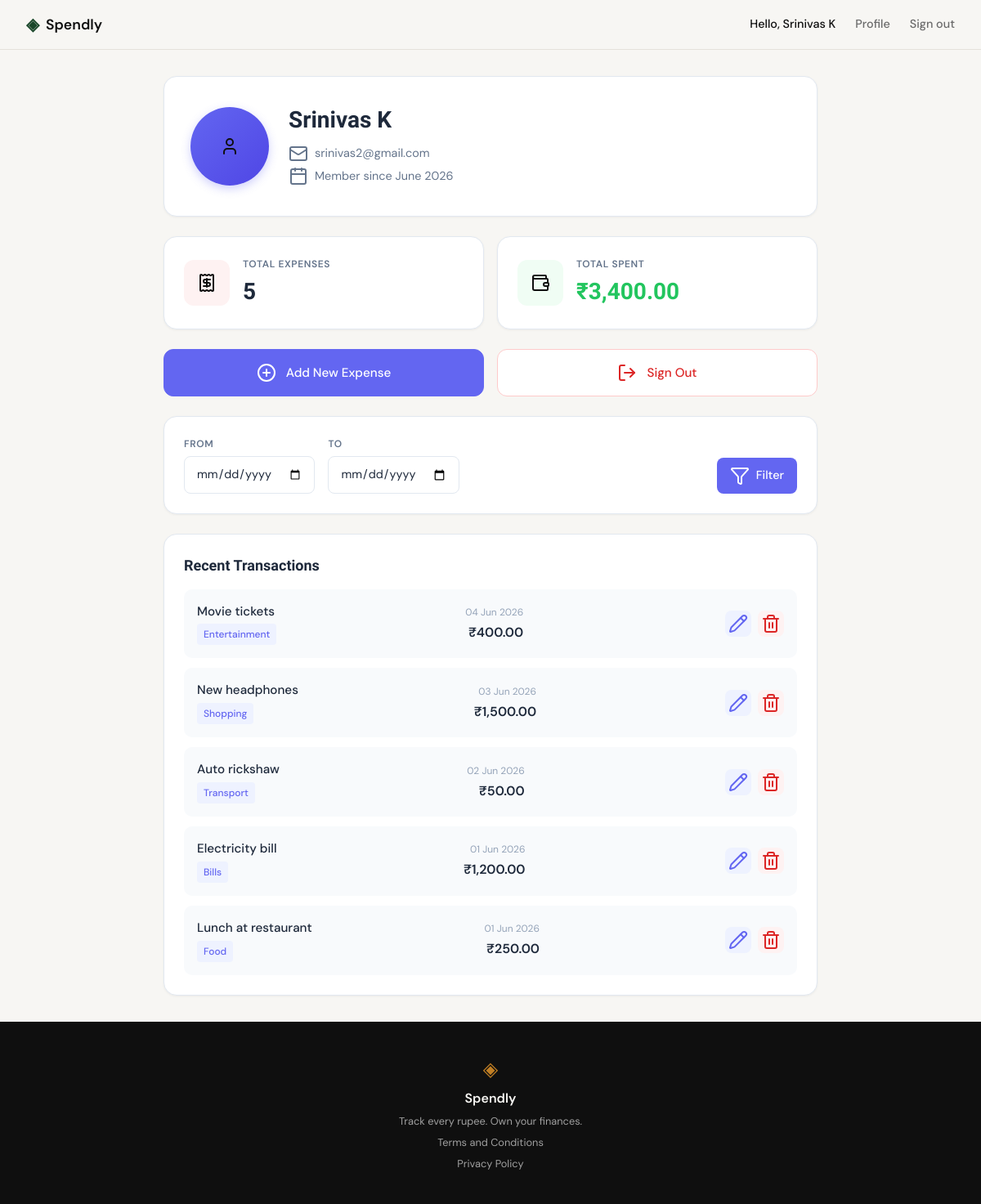
The page /profile (signed in) on the database its author committed.
### tables this page shows
CREATE TABLE users (
            id INTEGER PRIMARY KEY AUTOINCREMENT,
            name TEXT NOT NULL,
            email TEXT NOT NULL UNIQUE,
            password TEXT NOT NULL,
            created_at TEXT NOT NULL
        );

CREATE TABLE expenses (
            id INTEGER PRIMARY KEY AUTOINCREMENT,
            user_id INTEGER NOT NULL,
            amount REAL NOT NULL,
            description TEXT NOT NULL,
            category TEXT NOT NULL,
            date TEXT NOT NULL,
            created_at TEXT NOT NULL,
            FOREIGN KEY (user_id) REFERENCES users(id) ON DELETE CASCADE
        );

### app.py (the view)
@app.route("/profile")
def profile():
    user_id = session.get("user_id")
    if not user_id:
        flash("Please sign in to view your profile.")
        return redirect(url_for("login"))
    user = get_user_by_id(user_id)
    if not user:
        session.clear()
        return redirect(url_for("login"))
    start_date = request.args.get("start_date", "").strip()
    end_date = request.args.get("end_date", "").strip()
    if start_date or end_date:
        summary = get_expense_summary_filtered(user_id, start_date or None, end_date or None)
        recent_expenses = get_filtered_expenses(user_id, start_date or None, end_date or None, limit=None)
    else:
        summary = get_expense_summary(user_id)
        recent_expenses = get_recent_expenses(user_id, limit=5)
    try:
        created = datetime.fromisoformat(user["created_at"])
        member_since = created.strftime("%B %Y")  # e.g., "June 2026"
    except:
        member_since = "Unknown"
    def format_date(date_str):
        if not date_str:
            return ""
        try:
            dt = datetime.strptime(date_str, "%Y-%m-%d")
            return dt.strftime("%d %b %Y")  # e.g., "15 Jul 2026"
        except:
            return date_str
    for expense in recent_expenses:
        expense["date_display"] = format_date(expense["date"])
    return render_template(
        "profile.html",
        user=user,
        expense_count=summary["count"],
        total_spent=summary["total"],
        member_since=member_since,
        recent_expenses=recent_expenses,
        start_date=start_date,
        end_date=end_date
    )

### database/db.py (called while the page is built)
def get_db():
    try:
        from flask import current_app
        db_path = current_app.config.get('DATABASE', DB_PATH)
    except RuntimeError:
        db_path = DB_PATH
    conn = sqlite3.connect(db_path)
    conn.row_factory = sqlite3.Row
    conn.execute("PRAGMA foreign_keys = ON")
    return conn

def get_user_by_id(user_id):
    conn = get_db()
    user = conn.execute(
        "SELECT id, name, email, created_at FROM users WHERE id = ?",
        (user_id,)
    ).fetchone()
    conn.close()
    return user

def get_expense_summary(user_id):
    conn = get_db()
    result = conn.execute(
        "SELECT COUNT(*) as count, COALESCE(SUM(amount), 0) as total FROM expenses WHERE user_id = ?",
        (user_id,)
    ).fetchone()
    conn.close()
    return {"count": result["count"], "total": result["total"]}

def get_recent_expenses(user_id, limit=5):
    conn = get_db()
    results = conn.execute(
        "SELECT id, amount, description, category, date FROM expenses WHERE user_id = ? ORDER BY date DESC, id DESC LIMIT ?",
        (user_id, limit)
    ).fetchall()
    conn.close()
    return [dict(row) for row in results]

### templates/profile.html (shortened to what this page needs)
{% extends "base.html" %}
{% block head %}
<link rel="stylesheet" href="{{ url_for('static', filename='css/profile.css') }}">
{% endblock %}
{% block content %}
<section class="profile-section">
    <div class="profile-container">
        <div class="profile-header-card">
            <div class="profile-avatar">
                <i data-lucide="user"></i>
            </div>
            <div class="profile-info">
                <h1 class="profile-name">{{ user.name }}</h1>
                <p class="profile-email">
                    <i data-lucide="mail"></i> {{ user.email }}
                </p>
                <p class="profile-member-since">
                    <i data-lucide="calendar"></i> Member since {{ member_since }}
                </p>
            </div>
        </div>
        <div class="profile-summary-grid">
            <div class="profile-summary-card">
                <div class="summary-icon expenses">
                    <i data-lucide="receipt"></i>
                </div>
                <div class="summary-content">
                    <span class="summary-label">Total Expenses</span>
                    <span class="summary-value">{{ expense_count }}</span>
                </div>
            </div>
            <div class="profile-summary-card">
                <div class="summary-icon amount">
                    <i data-lucide="wallet"></i>
                </div>
                <div class="summary-content">
                    <span class="summary-label">Total Spent</span>
                    <span class="summary-value currency">₹{{ "{:,.2f}".format(total_spent) }}</span>
                </div>
            </div>
        </div>
        <div class="profile-actions">
            <a href="{{ url_for('add_expense') }}" class="profile-action-btn primary">
                <i data-lucide="plus-circle"></i>
                Add New Expense
            </a>
            <a href="{{ url_for('logout') }}" class="profile-action-btn danger">
                <i data-lucide="log-out"></i>
                Sign Out
            </a>
        </div>
        <div class="date-filter-card">
            <form method="GET" action="{{ url_for('profile') }}" class="date-filter-form">
                <div class="date-filter-inputs">
                    <div class="date-input-group">
                        <label for="start_date">From</label>
                        <input type="date" id="start_date" name="start_date" value="{{ start_date }}">
                    </div>
                    <div class="date-input-group">
                        <label for="end_date">To</label>
                        <input type="date" id="end_date" name="end_date" value="{{ end_date }}">
                    </div>
                </div>
                <div class="date-filter-buttons">
                    <button type="submit" class="filter-btn">
                        <i data-lucide="filter"></i>
                        Filter
                    </button>
                </div>
            </form>
        </div>
        <div class="recent-transactions">
            <h2 class="section-title">Recent Transactions</h2>
            {% if recent_expenses %}
            <div class="transactions-list">
                {% for expense in recent_expenses %}
                <div class="transaction-item">
                    <div class="transaction-info">
                        <span class="transaction-desc">{{ expense.description }}</span>
                        <span class="transaction-category">{{ expense.category }}</span>
                    </div>
                    <div class="transaction-details">
                        <span class="transaction-date">{{ expense.date_display }}</span>
                        <span class="transaction-amount">₹{{ "{:,.2f}".format(expense.amount) }}</span>
                    </div>
                    <div class="transaction-actions">
                        <a href="{{ url_for('edit_expense', id=expense.id) }}" class="transaction-action-btn edit" title="Edit">
                            <i data-lucide="pencil"></i>
                        </a>
                        <form method="POST" action="{{ url_for('delete_expense', id=expense.id) }}" class="delete-form" onsubmit="return confirm('Are you sure you want to delete this expense?');">
                            <button type="submit" class="transaction-action-btn delete" title="Delete">
                                <i data-lucide="trash-2"></i>
                            </button>
                        </form>
                    </div>
                </div>
                {% endfor %}
            </div>
            {% else %}
            <div class="empty-state">
                <i data-lucide="receipt"></i>
                <p>No expenses yet</p>
                <a href="{{ url_for('add_expense') }}" class="empty-state-link">Add your first expense</a>
            </div>
            {% endif %}
        </div>
    </div>
</section>
{% endblock %}

### templates/base.html (shortened to what this page needs)
<!DOCTYPE html>
<html lang="en">
<head>
    <script src="https://cdn.tailwindcss.com"></script>
    <link rel="stylesheet" href="{{ url_for('static', filename='css/style.css') }}">
    {% block head %}{% endblock %}
</head>
<body>
    <nav class="navbar">
        <div class="nav-inner">
            <a href="{{ url_for('landing') }}" class="nav-brand">
                <span class="brand-icon">◈</span>
                <span class="brand-name">Spendly</span>
            </a>
            <div class="nav-links">
                {% if session.get('user_id') %}
                    <span class="nav-user">Hello, {{ session.get('user_name', '') }}</span>
                    <a href="{{ url_for('profile') }}">Profile</a>
                    <a href="{{ url_for('logout') }}">Sign out</a>
                {% else %}
                    <a href="{{ url_for('login') }}">Sign in</a>
                    <a href="{{ url_for('register') }}" class="nav-cta">Get started</a>
                {% endif %}
            </div>
        </div>
    </nav>
    <main class="main-content">
        {% block content %}{% endblock %}
    </main>
    <footer class="footer">
        <div class="footer-inner">
            <span class="brand-icon">◈</span>
            <span class="footer-name">Spendly</span>
            <p class="footer-copy">Track every rupee. Own your finances.</p>
            <a href="{{ url_for('terms') }}">Terms and Conditions</a>
            <a href="{{ url_for('privacy') }}">Privacy Policy</a>
        </div>
    </footer>
</body>
</html>

### static/css/style.css (style rules this page uses)
:root { --ink: #0f0f0f; --ink-soft: #2d2d2d; --ink-muted: #6b6b6b; --ink-faint: #a0a0a0; --paper: #f7f6f3; --paper-warm: #f0ede6; --paper-card: #ffffff; --accent: #1a472a; --accent-light: #e8f0eb; --accent-2: #c17f24; --accent-2-light: #fdf3e3; --danger: #c0392b; --danger-light: #fdecea; --success: #1F9D73; --success-light: #E7F5EF; --border: #e4e1da; --border-soft: #eeebe4; --font-display: 'DM Serif Display', Georgia, serif; --font-body: 'DM Sans', system-ui, sans-serif; --max-width: 1200px; --auth-width: 440px; --radius-sm: 6px; --radius-md: 12px; --radius-lg: 20px; }
body { background: #F8F8F8; }
*, *::before, *::after { box-sizing: border-box; margin: 0; padding: 0; }
html { font-size: 16px; scroll-behavior: smooth; }
body { background: var(--paper); color: var(--ink); font-family: var(--font-body); font-size: 1rem; line-height: 1.6; -webkit-font-smoothing: antialiased; }
a { color: inherit; text-decoration: none; }
.navbar { position: sticky; top: 0; z-index: 100; background: var(--paper); border-bottom: 1px solid var(--border); padding: 0 2rem; }
.nav-inner { max-width: var(--max-width); margin: 0 auto; height: 60px; display: flex; align-items: center; justify-content: space-between; }
.nav-brand { display: flex; align-items: center; gap: 0.5rem; font-family: var(--font-body); font-weight: 600; font-size: 1.1rem; color: var(--ink); }
.brand-icon { color: var(--accent); font-size: 1.3rem; }
.brand-name { color: var(--ink); }
.nav-links { display: flex; align-items: center; gap: 1.5rem; font-size: 0.9rem; font-weight: 500; }
.nav-links a { color: var(--ink-muted); transition: color 0.2s; }
.main-content { min-height: calc(100vh - 60px - 100px); }
.footer { background: var(--ink); color: var(--paper); padding: 2.5rem 2rem; text-align: center; }
.footer-inner { display: flex; flex-direction: column; align-items: center; gap: 0.4rem; }
.footer .brand-icon { color: var(--accent-2); font-size: 1.5rem; }
.footer-name { font-weight: 600; font-size: 1rem; }
.footer-copy { font-size: 0.8rem; color: var(--ink-faint); }
.footer-inner a { font-size: 0.8rem; color: var(--ink-faint); margin: 0 0.5rem; }
.profile-section { min-height: calc(100vh - 60px - 100px); padding: 3rem 2rem; }
.profile-container { max-width: 720px; margin: 0 auto; display: flex; flex-direction: column; gap: 1.5rem; }
.profile-header-card { background: var(--paper-card); border: 1px solid var(--border); border-radius: var(--radius-md); padding: 2rem; display: flex; align-items: center; gap: 1.5rem; }
.profile-avatar { width: 80px; height: 80px; background: var(--accent-light); border-radius: 50%; display: flex; align-items: center; justify-content: center; flex-shrink: 0; }
.profile-info { flex: 1; }
.profile-name { font-family: var(--font-display); font-size: 1.75rem; color: var(--ink); margin-bottom: 0.5rem; }
.profile-email, .profile-member-since { display: flex; align-items: center; gap: 0.5rem; font-size: 0.9rem; color: var(--ink-muted); margin-bottom: 0.25rem; }
.profile-summary-grid { display: grid; grid-template-columns: repeat(2, 1fr); gap: 1rem; }
.profile-summary-card { background: var(--paper-card); border: 1px solid var(--border); border-radius: var(--radius-md); padding: 1.5rem; display: flex; align-items: center; gap: 1rem; }
.summary-icon { width: 48px; height: 48px; background: var(--accent-light); border-radius: var(--radius-sm); display: flex; align-items: center; justify-content: center; }
.summary-content { display: flex; flex-direction: column; gap: 0.25rem; }
.summary-label { font-size: 0.8rem; font-weight: 500; color: var(--ink-muted); text-transform: uppercase; letter-spacing: 0.05em; }
.summary-value { font-family: var(--font-display); font-size: 1.5rem; color: var(--ink); }

### rows shown on the page
users: get "Srinivas K", name "Srinivas K", email "srinivas2@gmail.com"
expenses: description "Movie tickets", category "Entertainment", date_display "04 Jun 2026", amount "400.00"
expenses: description "New headphones", category "Shopping", date_display "03 Jun 2026", amount "1,500.00"
expenses: description "Auto rickshaw", category "Transport", date_display "02 Jun 2026", amount "50.00"
expenses: description "Electricity bill", category "Bills", date_display "01 Jun 2026", amount "1,200.00"
expenses: description "Lunch at restaurant", category "Food", date_display "01 Jun 2026", amount "250.00"

### other values the page prints
{{ member_since }} "June 2026"
{{ expense_count }} "5"
{{ "{:,.2f}".format(total_spent) }} "3,400.00"
